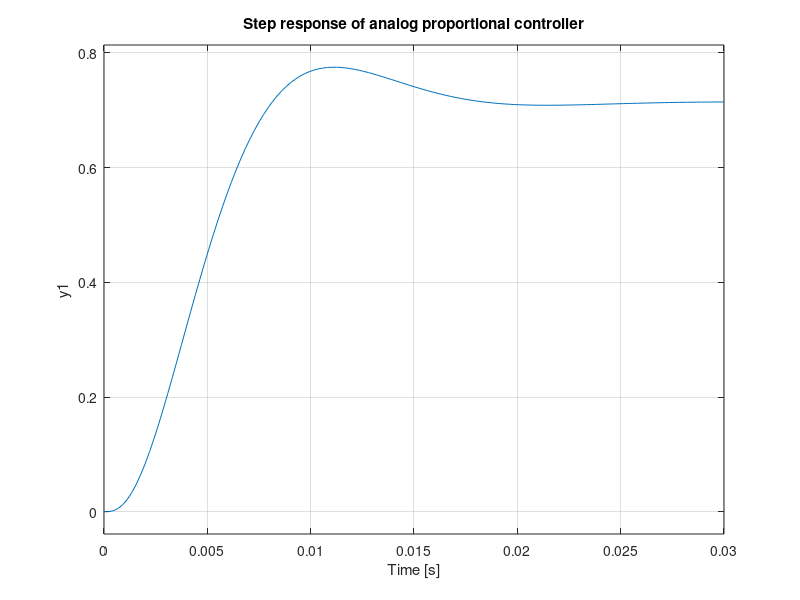

Write the MATLAB code that produced this figure. (Note: this script raises an error after producing the figure.)
%compare the analog proportional controller and digital proportional
%controller with the same K gain

clear
clc
close all

%% design the analog system 
K = 1.25;
num = K*2.388E5;
den = [0.002 3.765 1621 1.194E5+K*2.388E5];
sys = tf(num, den);
figure
step(sys)
title('Step response of analog proportional controller')
stepinfo(sys)
grid on

%% plot the raw data
path = 'D:\Github\Control-Labs\ControlLab\Lab7\digital_proportional_gain_1.25_1.csv';
scope_raw = csvread(path, 2, 0);
scope_time = scope_raw(:,1);
scope_input = scope_raw(:,2);
scope_output = scope_raw(:,3);
scope_input_amp = max(scope_input) - min(scope_input);

figure %plot the raw data
plot(scope_time, scope_input)
hold on
plot(scope_time, scope_output)
grid on
title('Raw digital proportional controller response')
ylabel('Voltage')
xlabel('Time')

%% shift and scale data
scope_input = scope_input - min(scope_input);
scope_output = scope_output - min(scope_output);
idx = find(scope_time > 0 & scope_time < 0.1108);
scope_time = scope_time(idx);
scope_input = scope_input(idx);
scope_output = scope_output(idx);
scope_output = scope_output / scope_input_amp;

figure %plot the shifted raw data
plot(scope_time, scope_output)
title('Shifted digital proportional controller response')
ylabel('Voltage')
xlabel('Time')

%% compare the digital response and modeled response
[model_response, model_time] = step(sys);
figure %compare the raw data and modeled response
plot(model_time, model_response)
hold on
plot(scope_time, scope_output, 'd')

legend('Model response', 'Digital controller output', 'Analog controller output')
title('Comparing the analog model response with digital controller data')
ylabel('Voltage')
xlabel('Time')